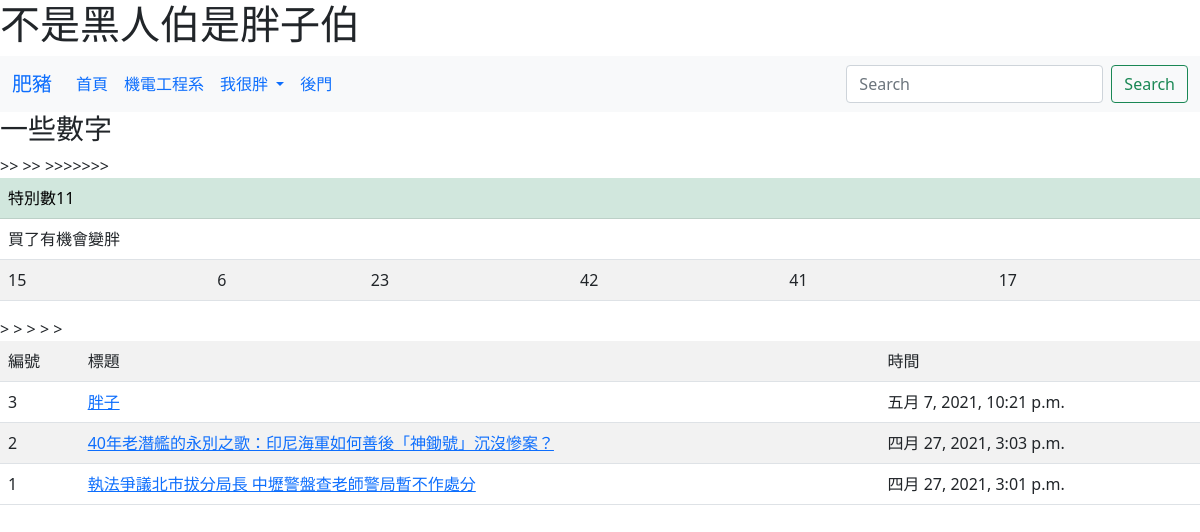
The page / on the database its author committed.
### mysite/models.py (models this page shows, shortened)
class Post(models.Model):
    title = models.CharField(max_length=200)
    body = models.TextField()
    pub_date = models.DateTimeField(default=timezone.now)
    class Meta:
        ordering = ('-pub_date',)

### mysite/views.py (the view)
# urls.py: path('',index),
def index(request):
	posts=Post.objects.all()
	myname="胖子伯"
	data=[i for i in range(1, 43)]
	random.shuffle(data)
	lottl_numbers=data[0:6]
	special_number=data[6]
	return render(request,"index.html", locals())

### templates/index.html (shortened to what this page needs)
<!doctype html>
<html >
  <head>
    <link href="https://cdn.jsdelivr.net/npm/bootstrap@5.0.0-beta3/dist/css/bootstrap.min.css" rel="stylesheet">
  </head>
  <body>
    <h1>不是黑人伯是{{myname}}</h1>
<nav class="navbar navbar-expand-lg navbar-danger bg-light">
  <div class="container-fluid">
    <a class="navbar-brand" href="#">肥豬</a>
    <div class="collapse navbar-collapse" id="navbarSupportedContent">
      <ul class="navbar-nav me-auto mb-2 mb-lg-0">
        <li class="nav-item">
          <a class="nav-link active" aria-current="page" href="#">首頁</a>
        </li>
        <li class="nav-item">
          <a class="nav-link" href="http://www.mae.nkfust.edu.tw/bin/home.php">機電工程系</a>
        </li>
        <li class="nav-item dropdown">
          <a class="nav-link dropdown-toggle" href="#" id="navbarDropdown" role="button" data-bs-toggle="dropdown" aria-expanded="false">
            我很胖
          </a>
        </li>
        <li class="nav-item">
          <a class="nav-link " href="/admin/" tabindex="-1" >後門</a>
        </li>
      </ul>
      <form class="d-flex">
        <input class="form-control me-2" type="search" placeholder="Search" aria-label="Search">
        <button class="btn btn-outline-success" type="submit">Search</button>
      </form>
    </div>
  </div>
</nav>
    <h3>一些數字</h3>
 <table class="table table-striped">
   <tr ><td colspan="6"class="table table-success">特別數{{special_number}}</td>></tr>>
   <tr><td colspan="6">買了有機會變胖</td>></tr>>
   <tr>{% for no in lottl_numbers %}<td>{{no}}</td>>{% endfor %}</tr>>
 </table>>
 <table class="table table-striped">
  <tr><td>編號</td><td>標題</td><td>時間</td></tr>>
{% for post in posts %}
<tr>
    <td>{{ post.id }}</td>
    <td><a href="/show/{{post.id}}/">{{ post.title }}</a></td>
    <td>{{ post.pub_date }}</td>
    </tr>>
{% endfor %}
</table>
  </body>
</html>

### rows shown on the page
Post: id "3", title "胖子", pub_date "五月 7, 2021, 10:21 p.m."
Post: id "2", title "40年老潛艦的永別之歌：印尼海軍如何善後「神鋤號」沉沒慘案？", pub_date "四月 27, 2021, 3:03 p.m."
Post: id "1", title "執法爭議北市拔分局長 中壢警盤查老師警局暫不作處分", pub_date "四月 27, 2021, 3:01 p.m."

### other values the page prints
{{ special_number }} "11"
{{ no }} "15" "6" "23" "42" "41" "17"
